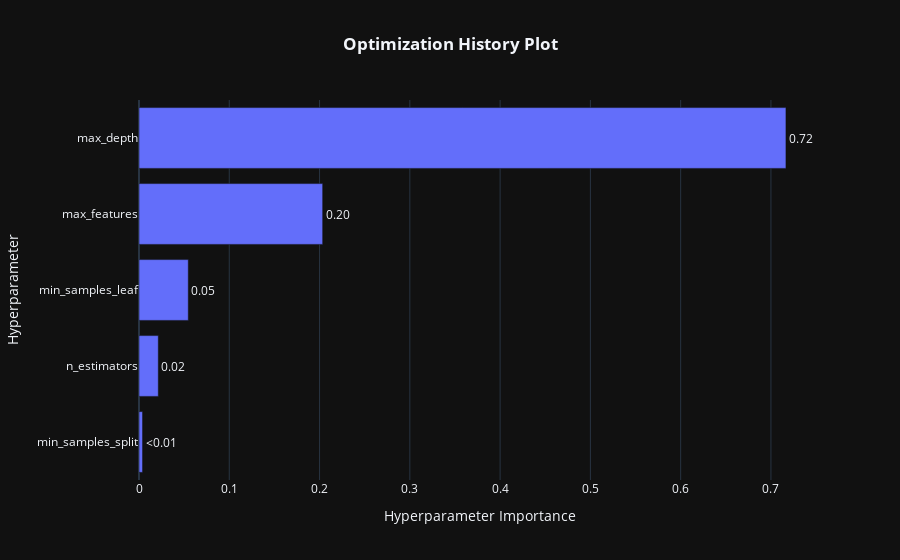

Notebook code cell kept with this figure:
### Code cell
fig = optuna.visualization.plot_param_importances(study)
fig.update_layout(template='plotly_dark', title='<b>Optimization History Plot', title_x=0.5)

### Figure 1 — Plotly figure (JSON) as saved in the notebook; plotly's stock layout.template omitted (floating-point values rounded to 4 significant figures)
{"data": [{"cliponaxis": false, "hovertemplate": ["min_samples_split (IntDistribution): 0.003930502745751883<extra></extra>", "n_estimators (IntDistribution): 0.02139263201867899<extra></extra>", "min_samples_leaf (IntDistribution): 0.05459946364576691<extra></extra>", "max_features (IntDistribution): 0.2034635287052806<extra></extra>", "max_depth (IntDistribution): 0.7166138728845215<extra></extra>"], "name": "Objective Value", "orientation": "h", "text": ["<0.01", "0.02", "0.05", "0.20", "0.72"], "textposition": "outside", "type": "bar", "x": [0.003931, 0.02139, 0.0546, 0.2035, 0.7166], "y": ["min_samples_split", "n_estimators", "min_samples_leaf", "max_features", "max_depth"]}], "layout": {"title": {"text": "<b>Optimization History Plot", "x": 0.5}, "xaxis": {"title": {"text": "Hyperparameter Importance"}}, "yaxis": {"title": {"text": "Hyperparameter"}}}}
